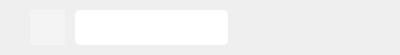
<?xml version="1.0" encoding="UTF-8"?>
<ui version="4.0">
 <class>SenderWidget</class>
 <widget class="QWidget" name="SenderWidget">
  <property name="geometry">
   <rect>
    <x>0</x>
    <y>0</y>
    <width>400</width>
    <height>55</height>
   </rect>
  </property>
  <property name="sizePolicy">
   <sizepolicy hsizetype="Expanding" vsizetype="Expanding">
    <horstretch>0</horstretch>
    <verstretch>0</verstretch>
   </sizepolicy>
  </property>
  <property name="minimumSize">
   <size>
    <width>0</width>
    <height>55</height>
   </size>
  </property>
  <property name="windowTitle">
   <string>Form</string>
  </property>
  <property name="layoutDirection">
   <enum>Qt::LeftToRight</enum>
  </property>
  <property name="styleSheet">
   <string notr="true">QPushButton
{
  border: none;
  background: #f4f4f4;
}
QLabel#triLbl
{
  padding-left: 4px;
}
QLabel#msgLbl
{
  border-radius: 5px;
  background: #fff;
  padding: 0 10px;
}
QWidget#widget_2
{
  border: none;
}</string>
  </property>
  <layout class="QHBoxLayout" name="horizontalLayout">
   <property name="spacing">
    <number>10</number>
   </property>
   <property name="leftMargin">
    <number>20</number>
   </property>
   <property name="topMargin">
    <number>10</number>
   </property>
   <property name="rightMargin">
    <number>20</number>
   </property>
   <property name="bottomMargin">
    <number>10</number>
   </property>
   <item>
    <widget class="QWidget" name="widget_3" native="true">
     <property name="minimumSize">
      <size>
       <width>0</width>
       <height>0</height>
      </size>
     </property>
     <widget class="QPushButton" name="checkBtn">
      <property name="geometry">
       <rect>
        <x>10</x>
        <y>10</y>
        <width>20</width>
        <height>20</height>
       </rect>
      </property>
      <property name="sizePolicy">
       <sizepolicy hsizetype="Expanding" vsizetype="Expanding">
        <horstretch>0</horstretch>
        <verstretch>0</verstretch>
       </sizepolicy>
      </property>
      <property name="maximumSize">
       <size>
        <width>20</width>
        <height>20</height>
       </size>
      </property>
      <property name="text">
       <string/>
      </property>
      <property name="icon">
       <iconset>
        <selectedoff>:/images/select2.svg</selectedoff>
        <selectedon>:/images/select.svg</selectedon>
       </iconset>
      </property>
      <property name="iconSize">
       <size>
        <width>20</width>
        <height>20</height>
       </size>
      </property>
      <property name="checkable">
       <bool>false</bool>
      </property>
      <property name="checked">
       <bool>false</bool>
      </property>
     </widget>
    </widget>
   </item>
   <item>
    <widget class="QWidget" name="widget" native="true">
     <property name="sizePolicy">
      <sizepolicy hsizetype="Expanding" vsizetype="Expanding">
       <horstretch>0</horstretch>
       <verstretch>0</verstretch>
      </sizepolicy>
     </property>
     <layout class="QHBoxLayout" name="horizontalLayout_2">
      <property name="spacing">
       <number>0</number>
      </property>
      <property name="leftMargin">
       <number>0</number>
      </property>
      <property name="topMargin">
       <number>0</number>
      </property>
      <property name="rightMargin">
       <number>0</number>
      </property>
      <property name="bottomMargin">
       <number>0</number>
      </property>
      <item>
       <widget class="QWidget" name="widget_1" native="true">
        <property name="sizePolicy">
         <sizepolicy hsizetype="Expanding" vsizetype="Expanding">
          <horstretch>0</horstretch>
          <verstretch>0</verstretch>
         </sizepolicy>
        </property>
        <property name="maximumSize">
         <size>
          <width>35</width>
          <height>16777215</height>
         </size>
        </property>
        <widget class="QPushButton" name="headBtn">
         <property name="geometry">
          <rect>
           <x>0</x>
           <y>0</y>
           <width>36</width>
           <height>35</height>
          </rect>
         </property>
         <property name="maximumSize">
          <size>
           <width>36</width>
           <height>36</height>
          </size>
         </property>
         <property name="text">
          <string/>
         </property>
         <property name="icon">
          <iconset resource="../res.qrc">
           <normaloff>:/images/man.svg</normaloff>:/images/man.svg</iconset>
         </property>
         <property name="iconSize">
          <size>
           <width>35</width>
           <height>35</height>
          </size>
         </property>
        </widget>
       </widget>
      </item>
      <item>
       <widget class="QWidget" name="widget_2" native="true">
        <property name="sizePolicy">
         <sizepolicy hsizetype="Expanding" vsizetype="Expanding">
          <horstretch>0</horstretch>
          <verstretch>0</verstretch>
         </sizepolicy>
        </property>
        <property name="maximumSize">
         <size>
          <width>10</width>
          <height>16777215</height>
         </size>
        </property>
        <widget class="QLabel" name="triLbl">
         <property name="geometry">
          <rect>
           <x>0</x>
           <y>0</y>
           <width>10</width>
           <height>35</height>
          </rect>
         </property>
         <property name="minimumSize">
          <size>
           <width>10</width>
           <height>0</height>
          </size>
         </property>
         <property name="maximumSize">
          <size>
           <width>10</width>
           <height>35</height>
          </size>
         </property>
         <property name="toolTipDuration">
          <number>-1</number>
         </property>
         <property name="layoutDirection">
          <enum>Qt::LeftToRight</enum>
         </property>
         <property name="lineWidth">
          <number>-1</number>
         </property>
         <property name="text">
          <string/>
         </property>
         <property name="pixmap">
          <pixmap resource="../res.qrc">:/images/ic_retangle_left.svg</pixmap>
         </property>
         <property name="scaledContents">
          <bool>false</bool>
         </property>
         <property name="alignment">
          <set>Qt::AlignCenter</set>
         </property>
         <property name="margin">
          <number>0</number>
         </property>
         <property name="indent">
          <number>-1</number>
         </property>
        </widget>
       </widget>
      </item>
      <item>
       <widget class="Label" name="msgLbl">
        <property name="sizePolicy">
         <sizepolicy hsizetype="Expanding" vsizetype="Expanding">
          <horstretch>0</horstretch>
          <verstretch>0</verstretch>
         </sizepolicy>
        </property>
        <property name="maximumSize">
         <size>
          <width>260</width>
          <height>16777215</height>
         </size>
        </property>
        <property name="font">
         <font>
          <pointsize>10</pointsize>
         </font>
        </property>
        <property name="text">
         <string/>
        </property>
        <property name="scaledContents">
         <bool>false</bool>
        </property>
        <property name="wordWrap">
         <bool>true</bool>
        </property>
       </widget>
      </item>
      <item>
       <spacer name="horizontalSpacer">
        <property name="orientation">
         <enum>Qt::Horizontal</enum>
        </property>
        <property name="sizeHint" stdset="0">
         <size>
          <width>40</width>
          <height>20</height>
         </size>
        </property>
       </spacer>
      </item>
     </layout>
    </widget>
   </item>
  </layout>
 </widget>
 <customwidgets>
  <customwidget>
   <class>Label</class>
   <extends>QLabel</extends>
   <header>Controls/label.h</header>
  </customwidget>
 </customwidgets>
 <resources>
  <include location="../res.qrc"/>
 </resources>
 <connections/>
</ui>
